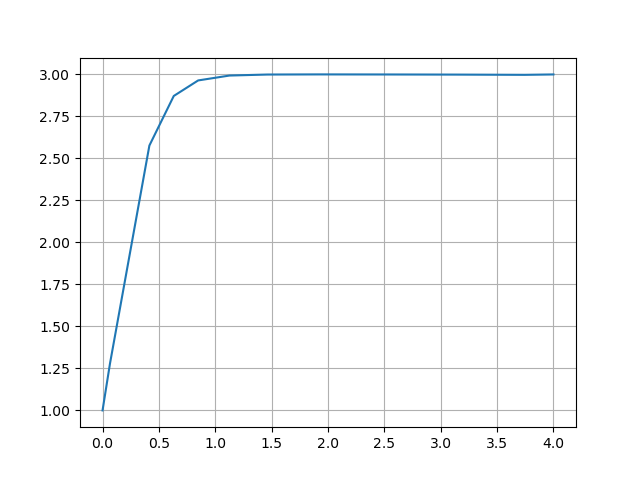

The Python source for this figure:
#! /usr/bin/env python3
#
def solve_ivp_test ( ):

#*****************************************************************************80
#
## solve_ivp_test() tests the scipy() solve_ivp() function on the logistic ODE.
#
#  Licensing:
#
#    This code is distributed under the MIT license. 
#
#  Modified:
#
#    26 December 2024
#
#  Author:
#
#    John Burkardt
#
  from scipy.integrate import solve_ivp
  import matplotlib.pyplot as plt
  import numpy as np

  print ( '' )
  print ( 'solve_ivp_test():' )
  print ( '  solve_ivp() is used to solve the logistic ODE.' )

  tmin = 0.0
  tmax = 4.0
  y0 =  np.array ( [ 1.0 ] )
  sol = solve_ivp ( logistic_dydt, [tmin,tmax], y0 )
  plt.clf ( )
  plt.plot ( sol.t, sol.y[0] )
  plt.grid ( True )
  filename = 'solve_ivp_test.png'
  plt.savefig ( filename )
  print ( '  Graphics saved as "'+ filename + '"' )
  plt.close ( )
  return

def logistic_dydt ( t, y ):
  dydt = 2.0 * y * ( 3.0 - y )
  return dydt

if ( __name__ == "__main__" ):
  solve_ivp_test ( )
